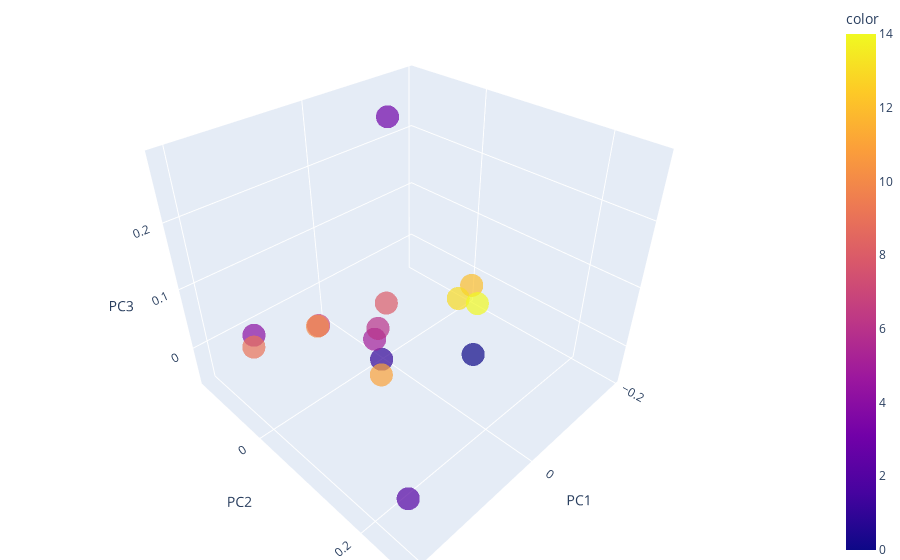

Here is the notebook cell this chart was saved with:
### Code cell
sources_pcs = compute_pca(centroids)
plot_pca(pcs=sources_pcs, colors=sorted(np.unique(categories)), names=sorted(np.unique(categories)))

### Figure 1 — Plotly figure (JSON) as saved in the notebook; plotly's stock layout.template omitted (floating-point values rounded to 4 significant figures)
{"data": [{"hovertemplate": "<b>%{hovertext}</b><br><br>PC1=%{x}<br>PC2=%{y}<br>PC3=%{z}<br>color=%{marker.color}<extra></extra>", "hovertext": [0, 1, 2, 3, 4, 5, 6, 7, 8, 9, 10, 11, 12, 13, 14], "legendgroup": "", "marker": {"color": [0, 1, 2, 3, 4, 5, 6, 7, 8, 9, 10, 11, 12, 13, 14], "coloraxis": "coloraxis", "opacity": 0.7, "symbol": "circle"}, "mode": "markers", "name": "", "scene": "scene", "showlegend": false, "type": "scatter3d", "x": [-0.06661, 0.01585, 0.2094, -0.05964, 0.1344, 0.01308, -0.004561, 0.06115, -0.02913, 0.1436, 0.06047, 0.04637, -0.1832, -0.1482, -0.1929], "y": [0.1173, 0.01321, 0.2634, -0.04444, -0.1327, -0.003796, -0.01552, -0.07214, -0.02254, -0.1219, -0.076, 0.04587, 0.01334, 0.01598, 0.01994], "z": [-0.02761, -0.05051, 0.04379, 0.2841, -0.02086, -0.02396, -0.02051, -0.009874, 0.009629, -0.03157, -0.01391, -0.0396, -0.01807, -0.02451, -0.05657]}], "layout": {"coloraxis": {"colorbar": {"title": {"text": "color"}}, "colorscale": [[0, "#0d0887"], [0.1111, "#46039f"], [0.2222, "#7201a8"], [0.3333, "#9c179e"], [0.4444, "#bd3786"], [0.5556, "#d8576b"], [0.6667, "#ed7953"], [0.7778, "#fb9f3a"], [0.8889, "#fdca26"], [1, "#f0f921"]]}, "legend": {"tracegroupgap": 0}, "margin": {"b": 0, "l": 0, "r": 0, "t": 0}, "scene": {"domain": {"x": [0, 1], "y": [0, 1]}, "xaxis": {"title": {"text": "PC1"}}, "yaxis": {"title": {"text": "PC2"}}, "zaxis": {"title": {"text": "PC3"}}}, "showlegend": false, "title": {"text": "PCA"}}}
